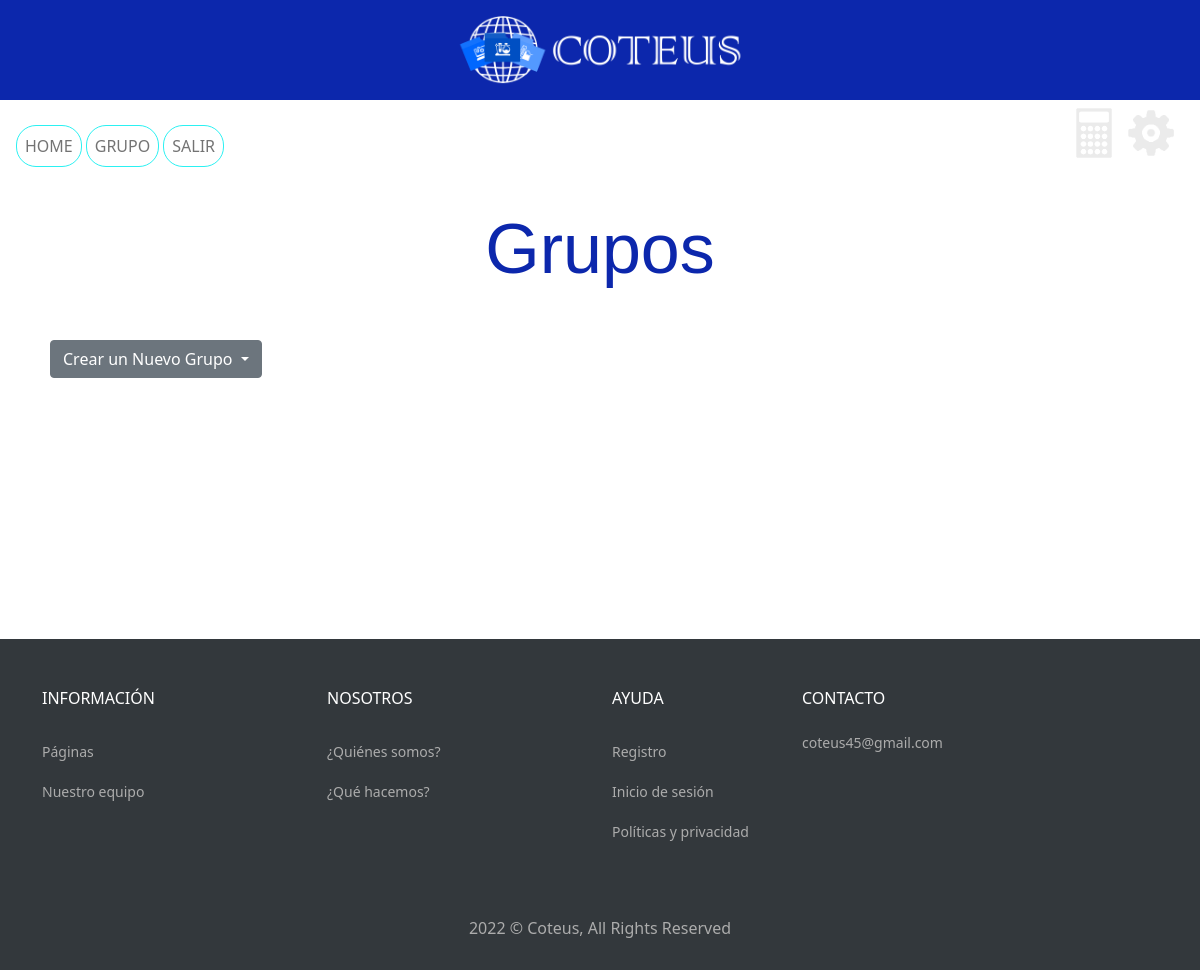
The page /Grupo/index.php (signed in) on the database as committed earlier.
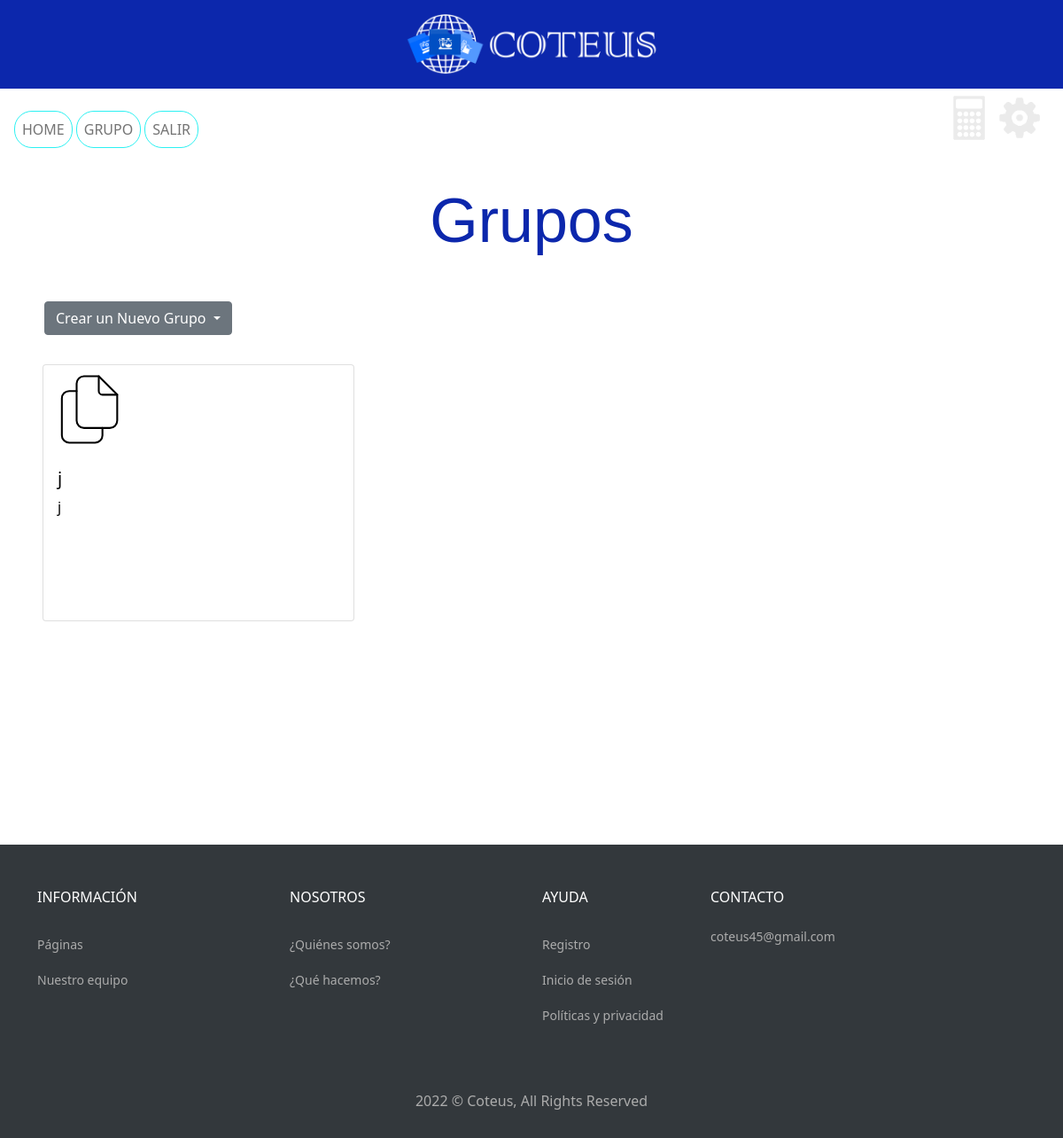
The same page on the database as committed later.
### tables this page shows
CREATE TABLE `groups_t` (
  `id_group` int(11) NOT NULL,
  `name` varchar(20) NOT NULL,
  `description` text DEFAULT NULL,
  `date_created` datetime NOT NULL DEFAULT current_timestamp(),
  `key` int(5) NOT NULL,
  `id_admin` int(11) NOT NULL
);

### datos/datos.php (called while the page is built, shortened)
<?php
class datos{
  public static function get_groups($user_id){
    require '../database/database.php';
    $query="
      SELECT
        `groups_t`.`id_group`,
        `groups_t`.`id_admin`,
        `groups_t`.`name`,
        `groups_t`.`description`,
        `groups_t`.`date_created`,
        `groups_t`.`key`
      FROM `groups_t`
        INNER JOIN `members_t`
          ON `groups_t`.`id_group` = `members_t`.`id_group`
        INNER JOIN `employees_t`
          ON `employees_t`.`id_employee` = `members_t`.`id_employee`
      WHERE `employees_t`.`id_employee` = :id_employee
      ORDER BY `groups_t`.`id_group` DESC
    ";
    $stmt = $conexion->prepare($query);
    $stmt->bindParam(':id_employee', $user_id);
    $stmt->execute();
    $resp = $stmt->fetchAll(PDO::FETCH_OBJ);
    return $resp;
  }
}

### class/group.php (called while the page is built, shortened)
<?php
  class group{
    public static function getgroups($user_id){
      require_once "../datos/datos.php";
      $groups_list = datos::get_groups($user_id);
      return $groups_list;
    }
    public static function getURL($userid, $idgrup){
      require_once "../datos/datos.php";
      $groups_list = group::getgroups($userid);
      foreach($groups_list as $group){
        if($group->id_group == $idgrup){
          $grcl = $group->id_group . "-" . $group->key;
          $grclh = password_hash($grcl, PASSWORD_BCRYPT);
          $url = "http://" . $_SERVER['HTTP_HOST'] . "/coteus/link/?grcl=" . $grclh;
          $idgrup = $group->id_group;
          return $url;
        }
      }
    }
  }
?>

### Grupo/index.php (the view, shortened to what this page needs)
<?php
  if(isset($_SESSION['user_id'])){
    $user_id = $_SESSION['user_id'];
  }
  else{
    header('Location: ../');
  }
?>
<!DOCTYPE html>
<html lang="en">
  <head>
    <link rel="stylesheet" type="text/css" href="styles/main.css">
    <link
      href="https://cdn.jsdelivr.net/npm/bootstrap@5.0.2/dist/css/bootstrap.min.css"
      rel="stylesheet"
    />
    <link rel="stylesheet" href="../partials/upload_files/upload_files.css">
    <?php
      require '../partials/linkCSS.php';
    ?>
  </head>
  <body>
    <div class="header">
    <?php
      require "../partials/HTML/header/header.php";
    ?>
    </div>
  <div class="pages">
    <?php
      include "../partials/HTML/nav/nav.php";
    ?>
</div>
    <div class="grupos m-5">
      <h2 class="titulo">Grupos</h2>
    </div>
    <?php
      require_once '../class/group.php';
      $groups_list = group::getgroups($user_id);
    ?>
    <div class="dropdown" id="ng">
      <button class="btn btn-secondary dropdown-toggle" type="button" id="dropdownMenuTask" data-bs-toggle="dropdown" aria-expanded="false">
        Crear un Nuevo Grupo
      </button>
    </div>
    <div class="row row-cols-1 row-cols-md-3 g-4 mt-5 p-5">
      <?php foreach ($groups_list as $group): ?>
        <a href="<?php require_once '../class/group.php'; $url="yy"; $url=group::getURL($user_id, $group->id_group); echo($url); ?>">
          <div class="col" id="cu">
            <div class="card h-100">
              <div class="card-img-top icon-card">
              </div>
              <div class="card-body">
                <h5 class="card-title">
                  <?= $group->name ?>
                </h5>
                <p class="card-text">
                  <?= $group->description ?>
                </p>
              </div>
            </div>
          </div>
        </a>
      <?php endforeach; ?>
    </div>
    <br>
    <br>
    <br>
    <br>
    <br>
    <?php
      require ("../partials/HTML/footer/footer.php");
    ?>
  </body>
</html>

Rows that differ between the two databases and show on the page:
added groups_t: name "j", description "j"
